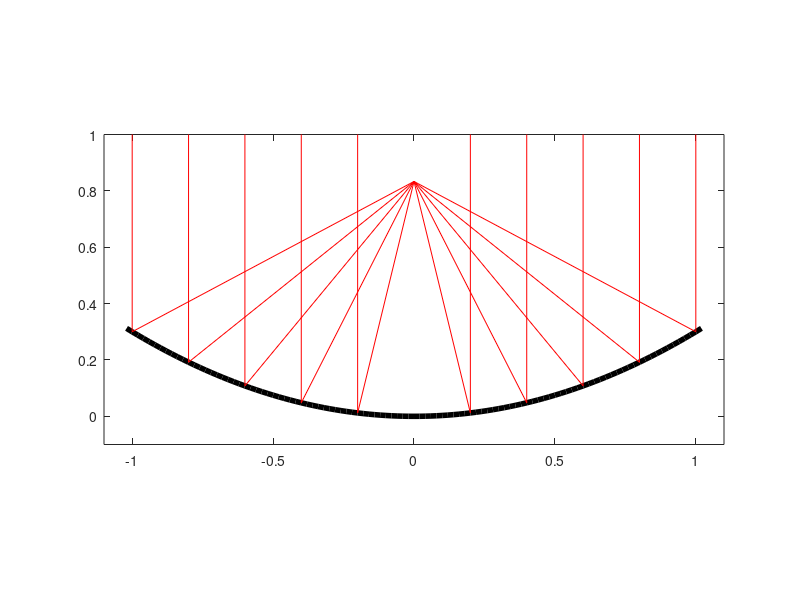

Here is the MATLAB script that generated this plot:
function ueb_parabolantenne
% Strahlengang in einer Parabolantenne
%
%------------------------------------------------
% (c) Eberhard Gamm (www.ibega.de),
%     LIKE (www.like.e-technik.uni-erlangen.de),
%     2013
%------------------------------------------------

close all;

% Parabolkontour
a = 0.3;
x = -1.02 : 0.02 : 1.02;
y = a * x.^2;

figure(1);
plot(x,y,'k-','Linewidth',4);
axis equal;
axis([-1.1 1.1 -0.1 1]);
hold on;
x = [ -1 : 0.2 : -0.2 0.2 : 0.2 : 1 ];
for i = 1 : length(x)
    y = a * x(i)^2;
    m  = tan( pi / 2 - 2 * atan( 2 * a * x(i) ) );
    plot(x(i)*[1 1],[y 1],'r-');
    plot([ x(i) 0 ],[ y y + m * x(i) ],'r-');
end
hold off;
